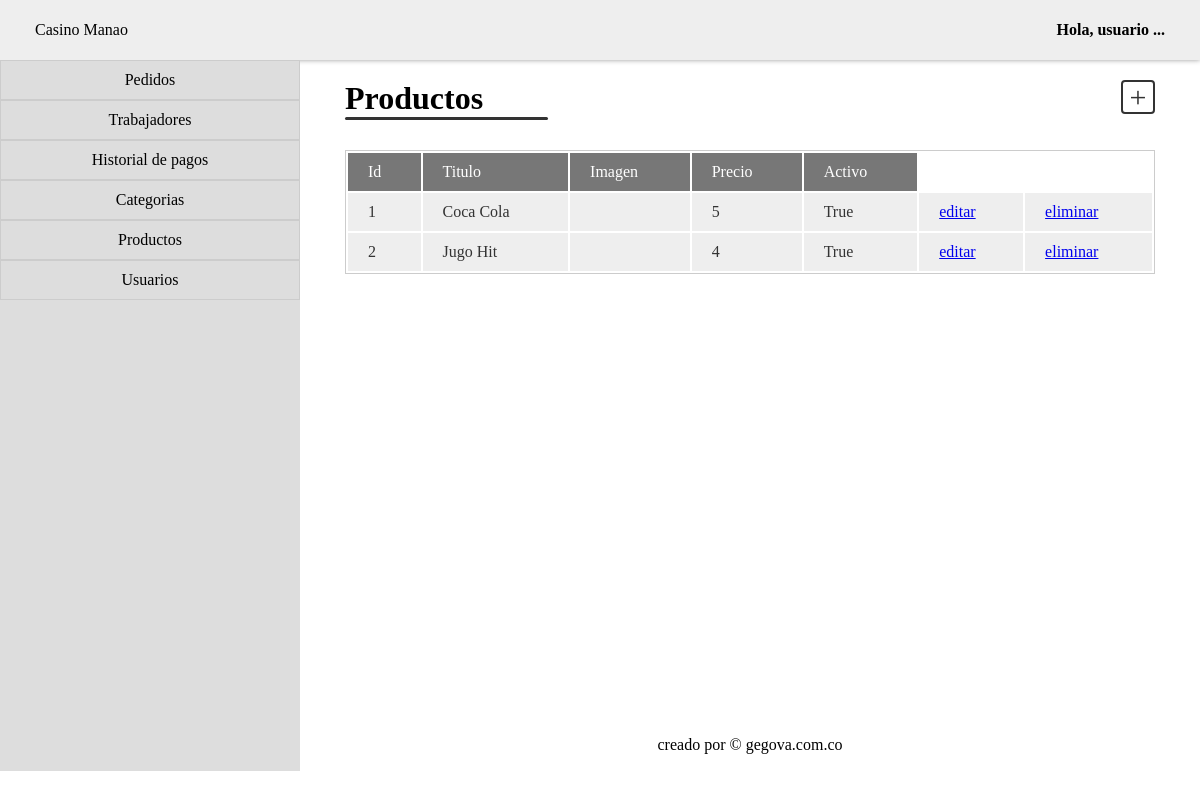
The app's page /productos, older data.
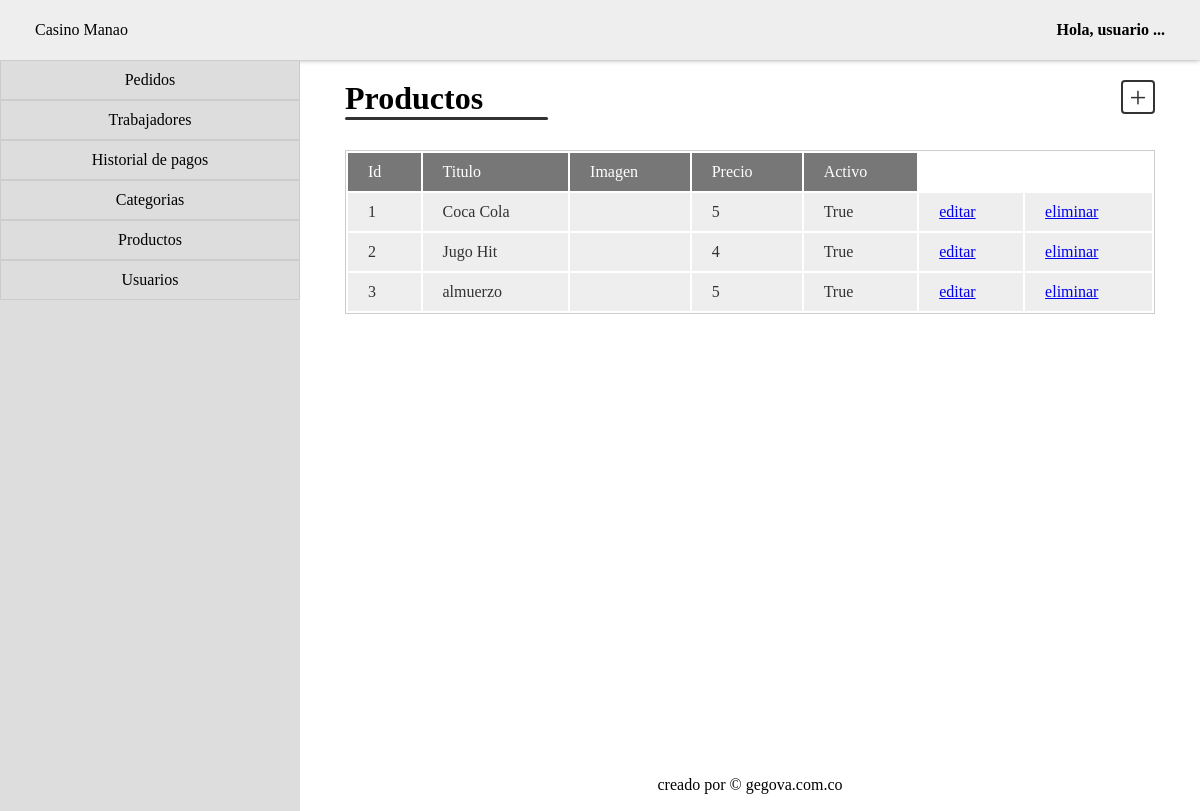
The same page, newer data.
### products/models.py (models this page shows, shortened)
class Product(models.Model):
    title = models.CharField(max_length=255)
    price = models.CharField(max_length=255)
    active = models.BooleanField(default=False)
    category = models.ForeignKey(
        'categories.Category', on_delete=models.SET_NULL, null=True, blank=True)

### products/views.py (the view)
# urls.py: path('', include('products.urls')),
def products(request):
    products = Product.objects.all()
    return render(request, 'products.html', {
        'title': 'Productos',
        'products': products
    })

### products/templates/products.html
{% extends 'layouts/index.html' %} {% block title %} {{ title }} {% endblock %}
{% block content %}
<div class="hd-title">
  <h1>{{ title }}</h1>
  <div class="add"><a href="#">+</a></div>
</div>
<hr class="sep_title" />
<table class="table">
  <tr class="tb-title">
    <td>id</td>
    <td>Titulo</td>
    <td>Imagen</td>
    <td>Precio</td>
    <td>Activo</td>
  </tr>
  {% for product in products %}
  <tr class="tb-content">
    <td>{{product.id}}</td>
    <td>{{product.title}}</td>
    <td>{{product.image}}</td>
    <td>{{product.price}}</td>
    <td>{{product.active}}</td>
    <td><a href="#">editar</a></td>
    <td><a href="#">eliminar</a></td>
  </tr>
  {% endfor %}
</table>
{% endblock %}

Row changes from the older to the newer data that the page shows:
added Product: id "3", title "almuerzo", price "5", active "True"
